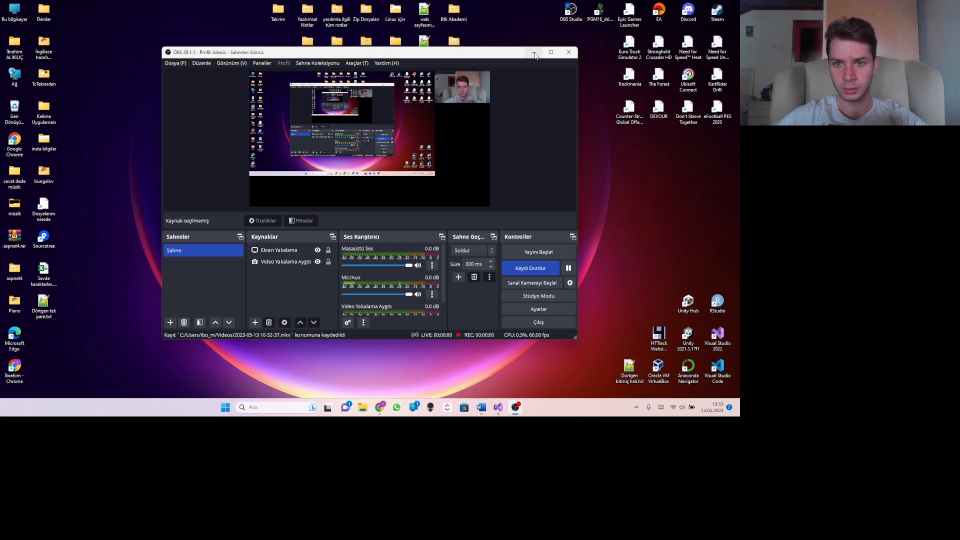
#> input picture frame 56 of GoruntuIsleme/1.Egitim/8. OpenCV  Temel İşlemler/videom.mkv, 1920 x 1080 px, given in place of the camera (shown at 1/2 size)
$ jupyter execute '7.HSVileNesneSaptama1.Adım.ipynb'
#> lines starting #> are read from the running program, lines starting #| are printed output that depends on the picture; after the words box and inside, x2 and y2 are one past the last pixel; in counts of white or black regions, pixels touching at a corner belong together
[cell 1]
import cv2
import numpy as np

[cell 2]
def nothing():
    pass
cap=cv2.VideoCapture("7.1 hsv.mp4.mp4")
cv2.namedWindow("Trackbar")
cv2.createTrackbar("LH","Trackbar",0,180,nothing)
#> slider 'LH' is set to 36
cv2.createTrackbar("LS","Trackbar",0,255,nothing)
#> slider 'LS' is set to 51
cv2.createTrackbar("LV","Trackbar",0,255,nothing)
#> slider 'LV' is set to 51
cv2.createTrackbar("UH","Trackbar",0,180,nothing)
#> slider 'UH' is set to 180
cv2.createTrackbar("US","Trackbar",0,255,nothing)
#> slider 'US' is set to 255
cv2.createTrackbar("UV","Trackbar",0,255,nothing)
#> slider 'UV' is set to 255

[cell 3]
# [26 lines of commented-out code are left out]

[cell 4]
# şimdi de webcam üzerinden deniyeceğiz
cap=cv2.VideoCapture(0)
while 1 :
    _,frame=cap.read()
#> frame is the input picture: shape (1080, 1920, 3); mean B, G, R 43.8, 29.7, 42.4
    frame=cv2.flip(frame,1)
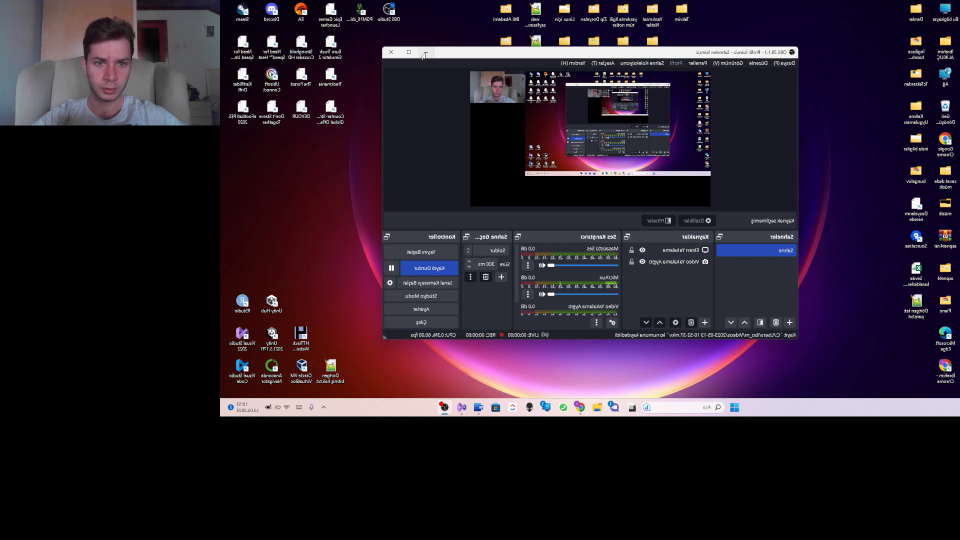
#> frame: shape (1080, 1920, 3) (shown at 1/2 size); mean B, G, R 43.8, 29.7, 42.4
    frame=cv2.resize(frame,(540,350))
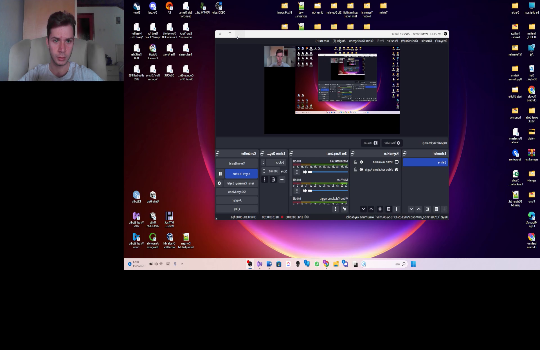
#> frame: shape (350, 540, 3); mean B, G, R 43.8, 29.7, 42.4
    hsv=cv2.cvtColor(frame,cv2.COLOR_BGR2HSV)
#> hsv: shape (350, 540, 3); mean H, S, V 75.3, 94.5, 51.6
    lh=cv2.getTrackbarPos("LH","Trackbar")
    ls=cv2.getTrackbarPos("LS","Trackbar")
    lv=cv2.getTrackbarPos("LV","Trackbar")
    uh=cv2.getTrackbarPos("UH","Trackbar")
    us=cv2.getTrackbarPos("US","Trackbar")
    uv=cv2.getTrackbarPos("UV","Trackbar")
    lower_blue=np.array([lh,ls,lv])
    upper_blue=np.array([uh,us,uv])

    mask=cv2.inRange(hsv,lower_blue,upper_blue)
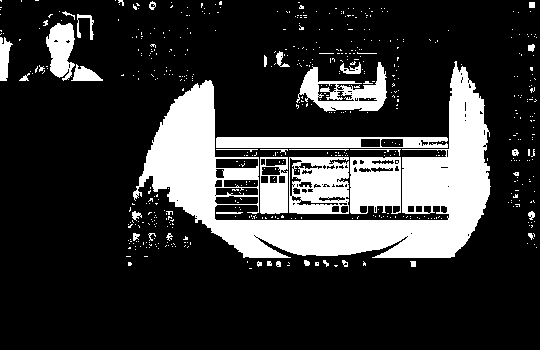
#> mask: shape (350, 540); 20.6% white; 573 white regions (534 under 20 px), largest, box (x1, y1, x2, y2) and area: (133, 61, 491, 258) 24319, (289, 157, 349, 214) 2540, (350, 157, 401, 214) 2429
    # maviyi mavi olarak saklamak için bitwise
    bitwise=cv2.bitwise_and(frame,frame,mask=mask)
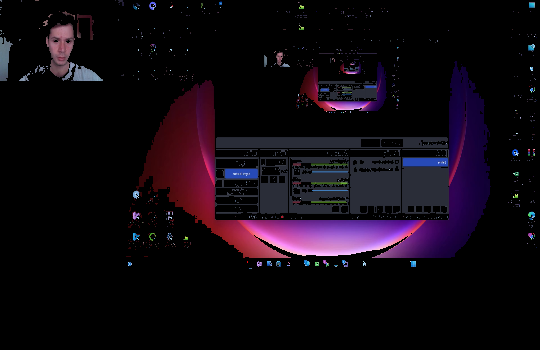
#> bitwise: shape (350, 540, 3); mean B, G, R 16.6, 8.8, 16.1


    cv2.imshow("frame",frame)
    cv2.imshow("mask",mask)
    cv2.imshow("bitwise",bitwise)
    if cv2.waitKey(20)&0xFF==ord('q'):
#> (key q is pressed here)
        break
cap.release()
cv2.destroyAllWindows()

$ run again, starting later in the video
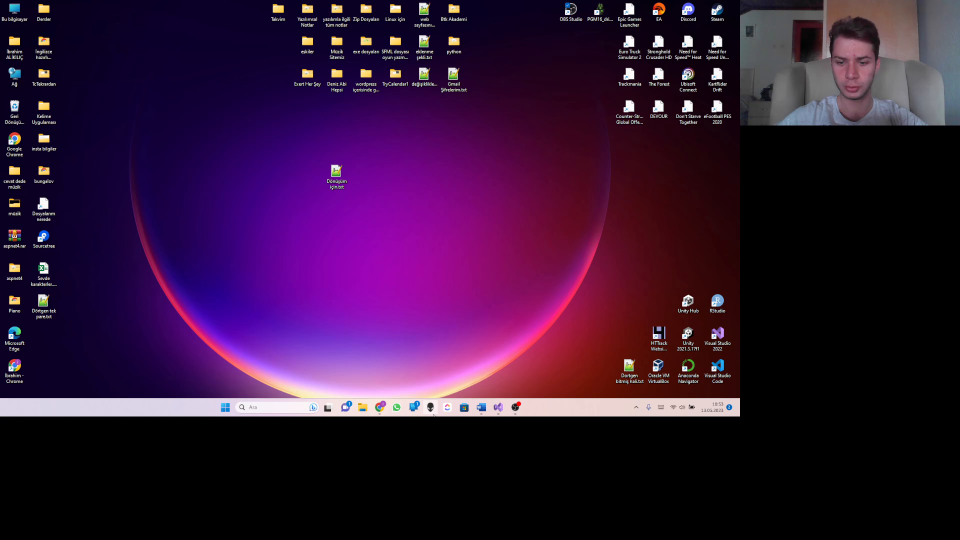
#> input picture frame 252 of GoruntuIsleme/1.Egitim/8. OpenCV  Temel İşlemler/videom.mkv, 1920 x 1080 px, given in place of the camera (shown at 1/2 size)
#> frame is the input picture: shape (1080, 1920, 3); mean B, G, R 54.6, 19.9, 51.1
#> hsv: shape (350, 540, 3); mean H, S, V 84.8, 134.8, 64
#> `mask=cv2.inRange(hsv,lower_blue,upper_blue)`:
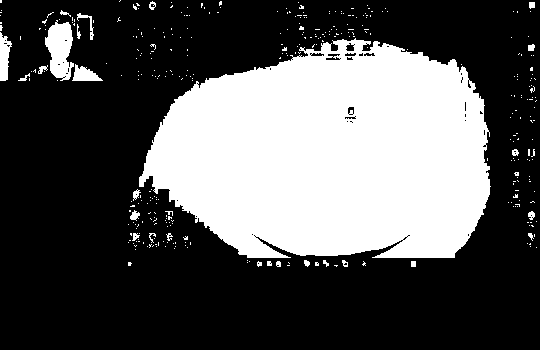
#> mask: shape (350, 540); 33.2% white; 361 white regions (334 under 20 px), largest, box (x1, y1, x2, y2) and area: (139, 38, 491, 258) 59209, (45, 20, 74, 81) 1177, (0, 32, 12, 81) 391
#> `bitwise=cv2.bitwise_and(frame,frame,mask=mask)`:
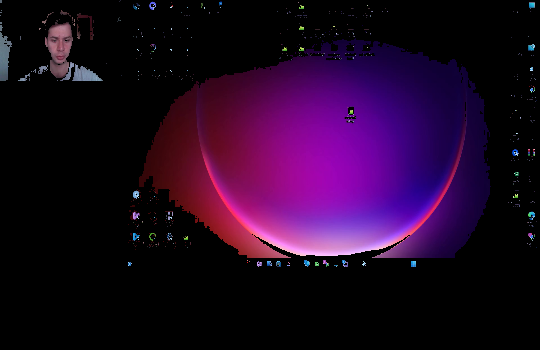
#> bitwise: shape (350, 540, 3); mean B, G, R 35.3, 6.4, 31.7

$ run again, starting later in the video
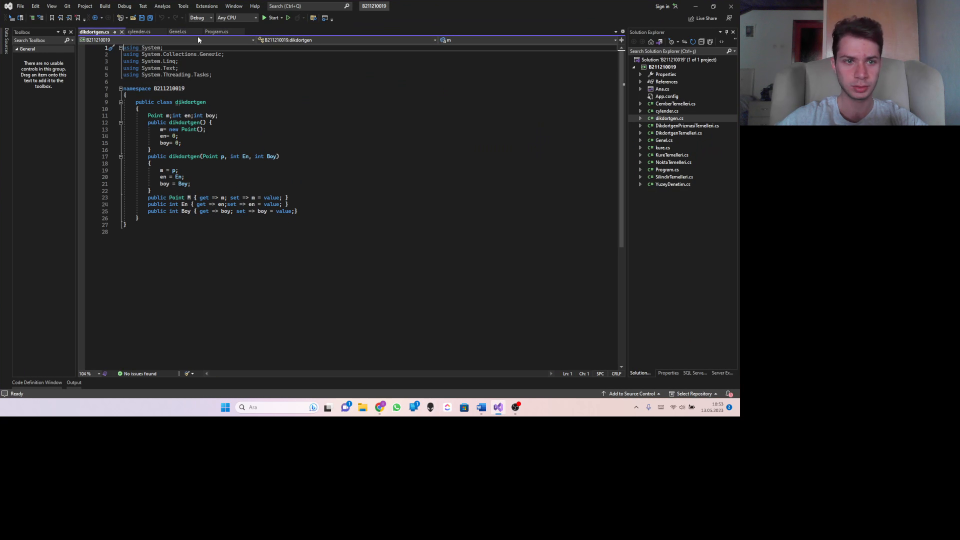
#> input picture frame 448 of GoruntuIsleme/1.Egitim/8. OpenCV  Temel İşlemler/videom.mkv, 1920 x 1080 px, given in place of the camera (shown at 1/2 size)
#> frame is the input picture: shape (1080, 1920, 3); mean B, G, R 31.4, 30.7, 31.3
#> hsv: shape (350, 540, 3); mean H, S, V 14, 6.1, 32.1
#> `mask=cv2.inRange(hsv,lower_blue,upper_blue)`:
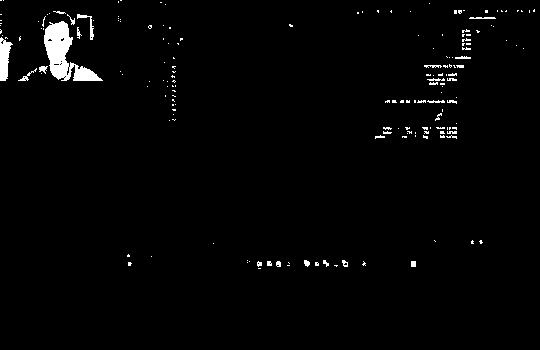
#> mask: shape (350, 540); 1.8% white; 179 white regions (149 under 20 px), largest, box (x1, y1, x2, y2) and area: (44, 21, 103, 81) 1497, (0, 37, 13, 81) 360, (77, 14, 94, 40) 101
#> `bitwise=cv2.bitwise_and(frame,frame,mask=mask)`:
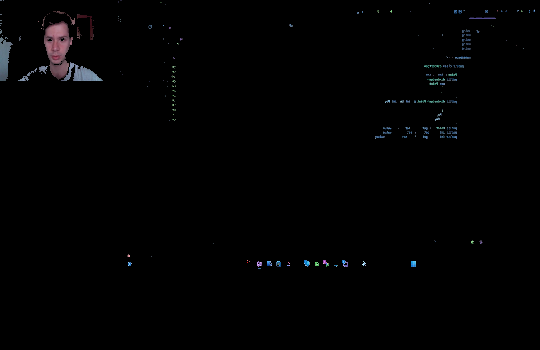
#> bitwise: shape (350, 540, 3); mean B, G, R 2.1, 1.7, 1.8
